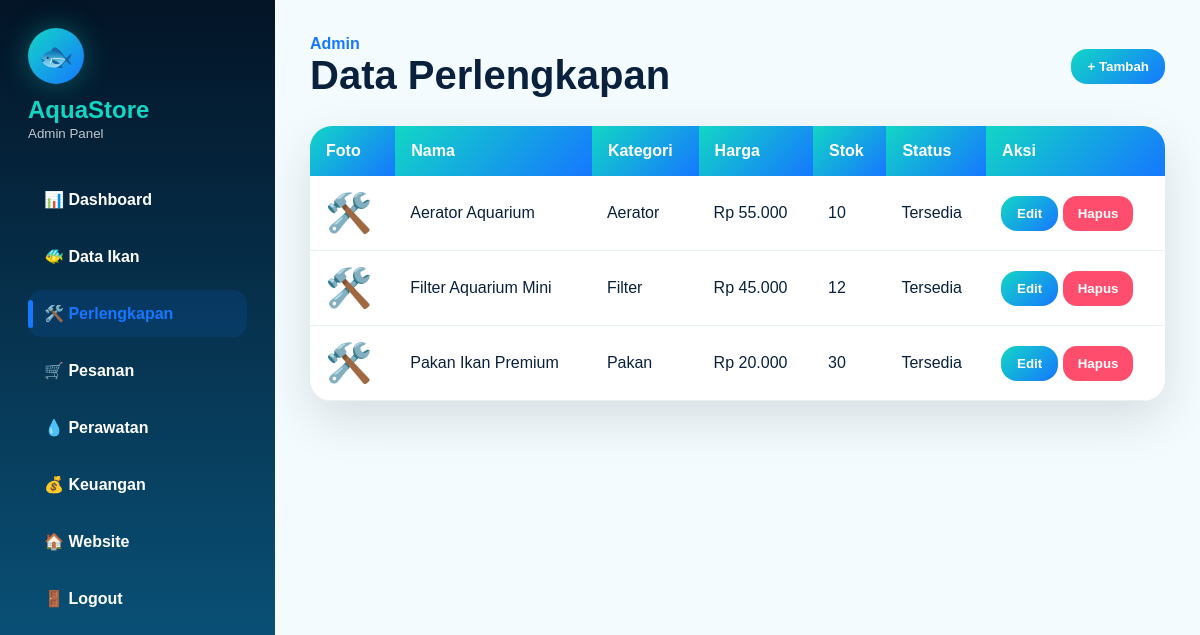
The app's page /admin/perlengkapan.php (signed in), older data.
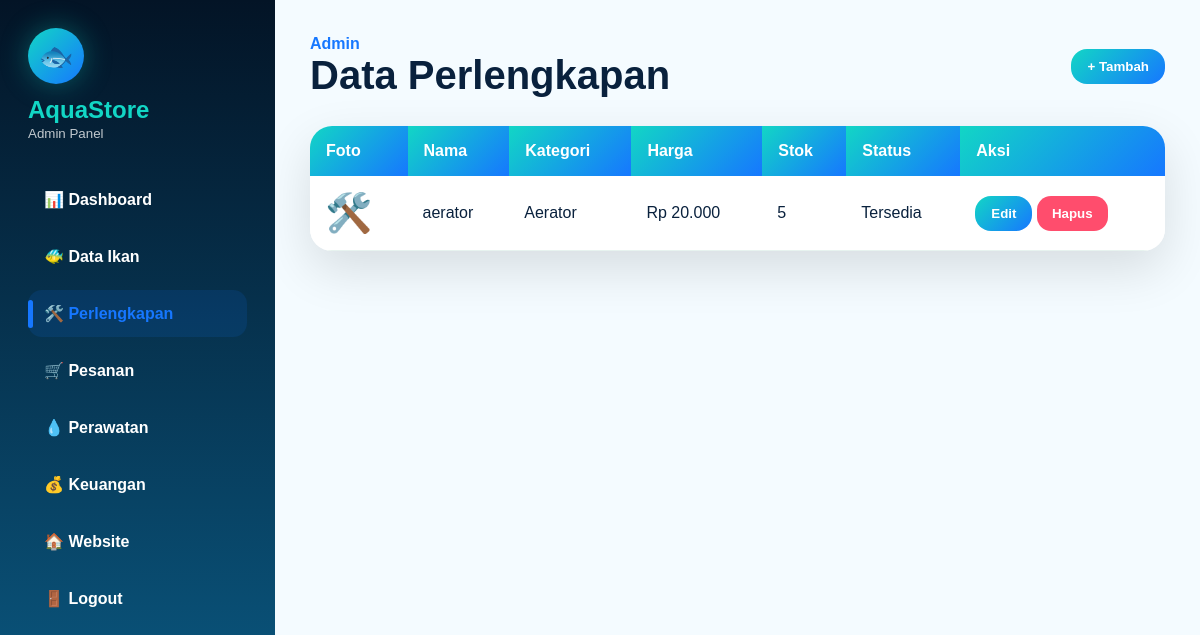
The same page, newer data.
### tables this page shows
CREATE TABLE `perlengkapan` (
  `id` int(11) NOT NULL,
  `nama` varchar(100) NOT NULL,
  `kategori` enum('Pakan','Filter','Aerator','Heater','Obat','Lampu','Substrate','Dekorasi','Lainnya') NOT NULL,
  `harga` int(11) NOT NULL,
  `stok` int(11) NOT NULL,
  `foto` varchar(255) DEFAULT NULL,
  `deskripsi` text DEFAULT NULL,
  `status` enum('Tersedia','Habis') DEFAULT 'Tersedia',
  `created_at` timestamp NOT NULL DEFAULT current_timestamp()
);

### config/db.php (called while the page is built, shortened)
<?php
function e($text)
{
    return htmlspecialchars((string) ($text ?? ''), ENT_QUOTES, 'UTF-8');
}
function rupiah($angka)
{
    return 'Rp ' . number_format((int) $angka, 0, ',', '.');
}

### admin/perlengkapan.php (the view, shortened to what this page needs)
<?php
require "../config/db.php";
$data = $pdo->query("SELECT * FROM perlengkapan ORDER BY id DESC")->fetchAll();
?>
<!DOCTYPE html>
<html lang="id">
<head>
    <link rel="stylesheet" href="../assets/css/style.css?v=10">
</head>
<body>
<div class="admin-layout">
<?php include "sidebar.php"; ?>
<main class="admin-content">
    <div class="admin-header">
        <div>
            <span>Admin</span>
            <h1>Data Perlengkapan</h1>
        </div>
        <button class="mini-button" onclick="openModal('modalTambah')">+ Tambah</button>
    </div>
    <div class="table-box">
        <table>
            <tr>
                <th>Foto</th>
                <th>Nama</th>
                <th>Kategori</th>
                <th>Harga</th>
                <th>Stok</th>
                <th>Status</th>
                <th>Aksi</th>
            </tr>
            <?php foreach($data as $p): ?>
            <tr>
                <td>
                    <?php if($p['foto']): ?>
                        <img src="../uploads/perlengkapan/<?= e($p['foto']) ?>?v=<?= time() ?>" class="thumb">
                    <?php else: ?>
                        <span class="emoji-table">🛠️</span>
                    <?php endif; ?>
                </td>
                <td><?= e($p['nama']) ?></td>
                <td><?= e($p['kategori']) ?></td>
                <td><?= rupiah($p['harga']) ?></td>
                <td><?= e($p['stok']) ?></td>
                <td><?= e($p['status']) ?></td>
                <td>
                    <button class="mini-button" onclick="openModal('edit<?= $p['id'] ?>')">Edit</button>
                    <form action="../proses/hapus-perlengkapan.php" method="POST" style="display:inline;" onsubmit="return confirm('Hapus data ini?')">
                        <button class="delete-button">Hapus</button>
                    </form>
                </td>
            </tr>
            <?php endforeach; ?>
        </table>
    </div>
</main>
</div>
</body>
</html>

Row changes from the older to the newer data that the page shows:
removed perlengkapan: nama "Aerator Aquarium", kategori "Aerator", harga "Rp 55.000", stok "10", status "Tersedia"
removed perlengkapan: nama "Filter Aquarium Mini", kategori "Filter", harga "Rp 45.000", stok "12", status "Tersedia"
removed perlengkapan: nama "Pakan Ikan Premium", kategori "Pakan", harga "Rp 20.000", stok "30", status "Tersedia"
added perlengkapan: nama "aerator", kategori "Aerator", harga "Rp 20.000", stok "5", status "Tersedia"
